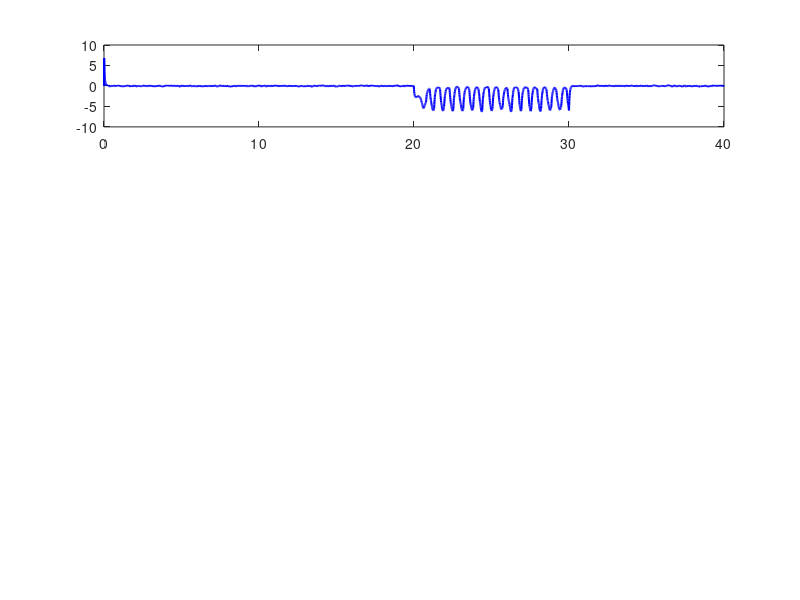

The MATLAB source for this figure: (Note: this script raises an error after producing the figure.)
% Improved Numerical Example for Section IV of 
% "Proactive attack detection scheme based on nonlinear transformation and moving target defense"

% System parameters
dt = 0.01;
gamma = 0.25;
simTime = 40; % Simulation time (includes attack interval [20,30])
numSteps = simTime / dt;

% State-space matrices (UAS dynamics) from the paper
A = [1, 0, (1 - 0.5*dt)*dt, 0;
     0, 1, 0, (1 - 0.5*gamma*dt)*dt;
     0, 0, 1 - gamma*dt, 0;
     0, 0, 0, 1 - gamma*dt];
B = [0.5*dt^2, 0;
     0, 0.5*dt^2;
     dt, 0;
     0, dt];
C = eye(4);

% Controller and observer gains
K = [40.0400, 0, 29.5498, 0;
     0, 20.2002, 0, 68.7490];
L = [0.2000, 0, 0.0499, 0;
     0, 0.2000, 0, 0.0499;
     0, 0, 0.4975, 0;
     0, 0, 0, 0.0975];

% Initial states
x = [10; -20; 30; -10]; % True state
hat_x = zeros(4,1);      % Estimated state (initialized to 0)

% Noise bounds (UBB)
delta = 0.1;  % Process noise bound
epsilon = 0.1; % Measurement noise bound

% Nonlinear transformation functions (element-wise cubic)
f = @(y) y.^3;               % y' = y^3
f_inv = @(y) sign(y).*abs(y).^(1/3); % Inverse: y = y'^(1/3)

% Moving target defense (Γ_k: time-varying diagonal matrix)
% Increased variation to make attacks more detectable
Gamma_k = @(k) diag(1 + 0.8*sin(k/10)*ones(4,1)); % Increased amplitude from 0.5 to 0.8

% Attack parameters
attack_start = 20/dt;   % Start at 20 seconds (step index)
attack_end = 30/dt;     % End at 30 seconds
% Increased attack magnitude for better detection
a_y = [15; 15; 5; 5];     % Increased attack magnitude

% Threshold for residual detection - LOWERED for better detection
threshold = 0.5; % Lowered from 0.8 to 0.4

% Storage variables
Px = zeros(1, numSteps + 1);
Py = zeros(1, numSteps + 1);
residual = zeros(4, numSteps + 1);
residual_norm = zeros(1, numSteps + 1);
flags = zeros(1, numSteps + 1);
time = 0:dt:simTime;

% Initialize
Px(1) = x(1);
Py(1) = x(2);

% Storage for estimation errors
e_Px = zeros(1, numSteps + 1);
e_Py = zeros(1, numSteps + 1);
e_Vx = zeros(1, numSteps + 1);
e_Vy = zeros(1, numSteps + 1);

% Storage for visualizing attack effects
y_original = zeros(4, numSteps);
y_bar_attacked = zeros(4, numSteps);

% Simulation loop
for k = 1:numSteps
    % Control input
    u = -K * hat_x;  % CHANGE: Use estimated state for control, not true state
    
    % Update true state with process noise (bounded)
    omega = delta * (2*rand(4,1) - 1); % Random in [-delta, delta]
    x = A * x + B * u + omega;
    
    % Measurement with noise
    v = epsilon * (2*rand(4,1) - 1);   % Random in [-epsilon, epsilon]
    y_k = C * x + v;
    
    % Store original measurement for comparison
    y_original(:, k) = y_k;
    
    % STEP 1 OF ALGORITHM 1: Calculate y'_k (nonlinear transformation)
    y_prime = f(y_k);
    
    % STEP 2 OF ALGORITHM 1: Calculate y^M_k (moving target)
    Gamma = Gamma_k(k); % Time-varying Γ
    y_M = Gamma * y_prime;
    
    % Simulate FDI attack injection
    if k >= attack_start && k <= attack_end
        y_M_attacked = y_M + a_y; % Inject attack
    else
        y_M_attacked = y_M;       % No attack
    end
    
    % STEP 3 OF ALGORITHM 1: Calculate y_bar (inverse transformations at receiver)
    y_prime_attacked = Gamma \ y_M_attacked; % Γ^{-1} * y_M_attacked
    y_bar = f_inv(y_prime_attacked);         % Recover measurement
    
    y_bar_attacked(:, k) = y_bar; % Store for visualization
    
    % STEP 4 OF ALGORITHM 1: State estimation
    hat_x_pred = A * hat_x + B * u;  % Predicted state
    
    % STEP 5 OF ALGORITHM 1: Residual calculation r^a_k = y_bar - C*x_hat_pred
    residual(:, k+1) = y_bar - C * hat_x_pred;
    residual_norm(k+1) = norm(residual(:, k+1));
    
    % Update state estimate
    hat_x = hat_x_pred + L * residual(:, k+1);
    
    % Attack detection
    if residual_norm(k+1) > threshold
        flags(k+1) = 1; % Attack detected
    else
        flags(k+1) = 0; % No attack
    end
    
    % Calculate estimation error
    e = x - hat_x;
    e_Px(k+1) = e(1);
    e_Py(k+1) = e(2);
    e_Vx(k+1) = e(3);
    e_Vy(k+1) = e(4);
    
    % Store trajectory
    Px(k+1) = x(1);
    Py(k+1) = x(2);
end

% Create figures similar to the paper
% Figure 1: State Estimation Errors
figure;
subplot(4,1,1);
plot(time, e_Px, 'b', 'LineWidth', 1.5);
hold on;
xline(20, '--r', 'Attack Start');
xline(30, '--r', 'Attack End');
ylabel('P_x Error (m)');
title('State Estimation Errors');
grid on;

subplot(4,1,2);
plot(time, e_Py, 'b', 'LineWidth', 1.5);
hold on;
xline(20, '--r', 'Attack Start');
xline(30, '--r', 'Attack End');
ylabel('P_y Error (m)');
grid on;

subplot(4,1,3);
plot(time, e_Vx, 'b', 'LineWidth', 1.5);
hold on;
xline(20, '--r', 'Attack Start');
xline(30, '--r', 'Attack End');
ylabel('V_x Error (m/s)');
grid on;

subplot(4,1,4);
plot(time, e_Vy, 'b', 'LineWidth', 1.5);
hold on;
xline(20, '--r', 'Attack Start');
xline(30, '--r', 'Attack End');
xlabel('Time (s)');
ylabel('V_y Error (m/s)');
grid on;

% Figure 2: UAS Trajectory and Attack Detection
figure;
subplot(2,1,1);
plot(Px, Py, 'b-', 'LineWidth', 1.5);
hold on;
scatter(Px(attack_start:attack_end), Py(attack_start:attack_end), 10, 'r', 'filled');
xlabel('P_x (m)');
ylabel('P_y (m)');
title('UAS Trajectory (Red: Attack Period)');
grid on;

subplot(2,1,2);
stairs(time, flags, 'r-', 'LineWidth', 1.5);
hold on;
plot(time, residual_norm, 'b-', 'LineWidth', 1);
yline(threshold, '--g', 'Threshold');
xlabel('Time (s)');
ylabel('Attack Flag / Residual Norm');
title('Attack Detection Results');
ylim([-0.1 max(residual_norm)*1.1]);
xlim([0 simTime]);
legend('Attack Flag', 'Residual Norm', 'Threshold');
grid on;

% Figure 3: Compare original and attacked measurements (first coordinate)
figure;
subplot(2,1,1);
plot(dt:dt:simTime, y_original(1,:), 'b-', 'LineWidth', 1.5);
hold on;
plot(dt:dt:simTime, y_bar_attacked(1,:), 'r--', 'LineWidth', 1.5);
xline(20, '--k', 'Attack Start');
xline(30, '--k', 'Attack End');
xlabel('Time (s)');
ylabel('Position X');
title('Effect of Attack on X-Position Measurement');
legend('Original Measurement', 'Received Measurement');
grid on;

subplot(2,1,2);
plot(dt:dt:simTime, y_original(2,:), 'b-', 'LineWidth', 1.5);
hold on;
plot(dt:dt:simTime, y_bar_attacked(2,:), 'r--', 'LineWidth', 1.5);
xline(20, '--k', 'Attack Start');
xline(30, '--k', 'Attack End');
xlabel('Time (s)');
ylabel('Position Y');
title('Effect of Attack on Y-Position Measurement');
legend('Original Measurement', 'Received Measurement');
grid on;

% Additional figure to visualize residuals during attack
figure;
subplot(2,1,1);
plot(time, residual_norm, 'b-', 'LineWidth', 1.5);
hold on;
plot([0 simTime], [threshold threshold], 'r--', 'LineWidth', 1.5);
xline(20, '--k', 'Attack Start');
xline(30, '--k', 'Attack End');
xlabel('Time (s)');
ylabel('Residual Norm');
title('Residual Norm with Detection Threshold');
legend('Residual Norm', 'Threshold');
grid on;

subplot(2,1,2);
bar(time, flags, 'r');
xlabel('Time (s)');
ylabel('Attack Detection Flag');
title('Attack Detection Result (1=Attack Detected)');
ylim([-0.1 1.1]);
grid on;

% Calculate detection performance metrics
attack_period = attack_start:attack_end;
true_positives = sum(flags(attack_period) == 1);
false_negatives = sum(flags(attack_period) == 0);
non_attack_period = [1:attack_start-1, attack_end+1:numSteps+1];
false_positives = sum(flags(non_attack_period) == 1);
true_negatives = sum(flags(non_attack_period) == 0);

detection_rate = true_positives / length(attack_period) * 100;
false_alarm_rate = false_positives / length(non_attack_period) * 100;

fprintf('Detection Performance Metrics:\n');
fprintf('Detection Rate: %.2f%%\n', detection_rate);
fprintf('False Alarm Rate: %.2f%%\n', false_alarm_rate);
fprintf('Number of True Positives: %d\n', true_positives);
fprintf('Number of False Negatives: %d\n', false_negatives);
fprintf('Number of False Positives: %d\n', false_positives);
fprintf('Number of True Negatives: %d\n', true_negatives);
